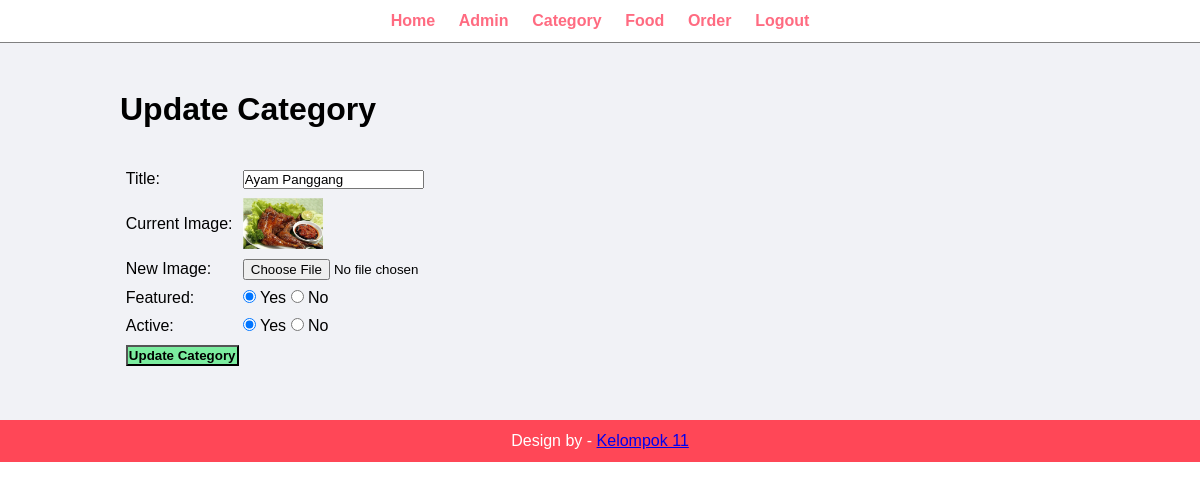
Screenshot of /admin/update-category.php?id=3&image_name=food_category_569.jpg (signed in) with the database file from the repository.
### tables this page shows
CREATE TABLE `tbl_category` (
  `id` int(10) UNSIGNED NOT NULL,
  `title` varchar(100) NOT NULL,
  `image_name` varchar(255) NOT NULL,
  `featured` varchar(10) NOT NULL,
  `active` varchar(10) NOT NULL
);

### admin/update-category.php (the view, shortened to what this page needs)
<?php include('partials/menu.php'); ?>
    <div class="main-content">
        <div class="wrapper">
            <h1>Update Category</h1>
            <br><br>
            <?php
                if(isset($_GET['id'])){
                    $id = $_GET['id'];
                    $sql = "SELECT * FROM tbl_category WHERE id=$id";
                    $res = mysqli_query($conn,$sql);
                    if($res==true){
                        $count = mysqli_num_rows($res);
                        if($count==1){
                            $row = mysqli_fetch_assoc($res);
                            $title = $row['title'];
                            $current_image = $row['image_name'];
                            $featured = $row['featured'];
                            $active = $row['active'];
                        }
                        else{
                            $_SESSION['no-category-found'] = "<div class='error'> Category not found. </div>";
                            header('location:'.SITEURL.'admin/manage-category.php');
                        }
                    }
                }
                else{
                    header('location:'.SITEURL.'admin/manage-category.php');
                }
            ?>
            <form action="" method="POST" enctype="multipart/form-data">
                <table class="tbl-30">
                    <tr>
                        <td>Title: </td>
                        <td><input type="text" name="title" value="<?php echo $title ?>"></td>
                    </tr>
                    <tr>
                        <td>Current Image: </td>
                        <td>
                            <?php
                                if($current_image != ""){
                                    ?>
                                        <img src="<?php echo SITEURL; ?>images/category/<?php echo $current_image; ?>" width="80px">
                                    <?php
                                }
                                else{
                                    echo "<div class='error'>Image not Added. </div>";
                                }
                            ?>
                        </td>
                    </tr>
                    <tr>
                        <td>New Image: </td>
                        <td><input type="file" name="image"></td>
                    </tr>
                    <tr>
                        <td>Featured: </td>
                        <td>
                            <input <?php if($featured=="Yes"){echo "checked";} ?> type="radio" name="featured" value="Yes"> Yes
                            <input <?php if($featured=="No"){echo "checked";} ?> type="radio" name="featured" value="No"> No
                        </td>
                    </tr>
                    <tr>
                        <td>Active: </td>
                        <td>
                            <input <?php if($active=="Yes"){echo "checked";} ?> type="radio" name="active" value="Yes"> Yes
                            <input <?php if($active=="No"){echo "checked";} ?> type="radio" name="active" value="No"> No
                        </td>
                    </tr>
                    <tr colspan = 2>
                        <td><input type="submit" name="submit" value="Update Category" class="btn-secondary"></td>
                    </tr>
                </table>
            </form>
        </div>
    </div>
<?php include('partials/footer.php'); ?>

### css/admin1.css (style rules this page uses)
* { margin: 0 0; padding: 0 0; font-family: Arial, Helvetica, sans-serif; }
.wrapper { padding: 1%; width: 80%; margin: 0 auto; }
table tr td { padding: 1%; }
.btn-secondary { background-color: #7bed9f; padding: 1%; color: black; text-decoration: none; font-weight: bold; }
.tbl-30 { width: 40%; }
.main-content { background-color: #f1f2f6; padding: 3% 0; }

### rows the page displays
tbl_category: title "Ayam Panggang", image_name (picture), featured "☑", active "☑"
